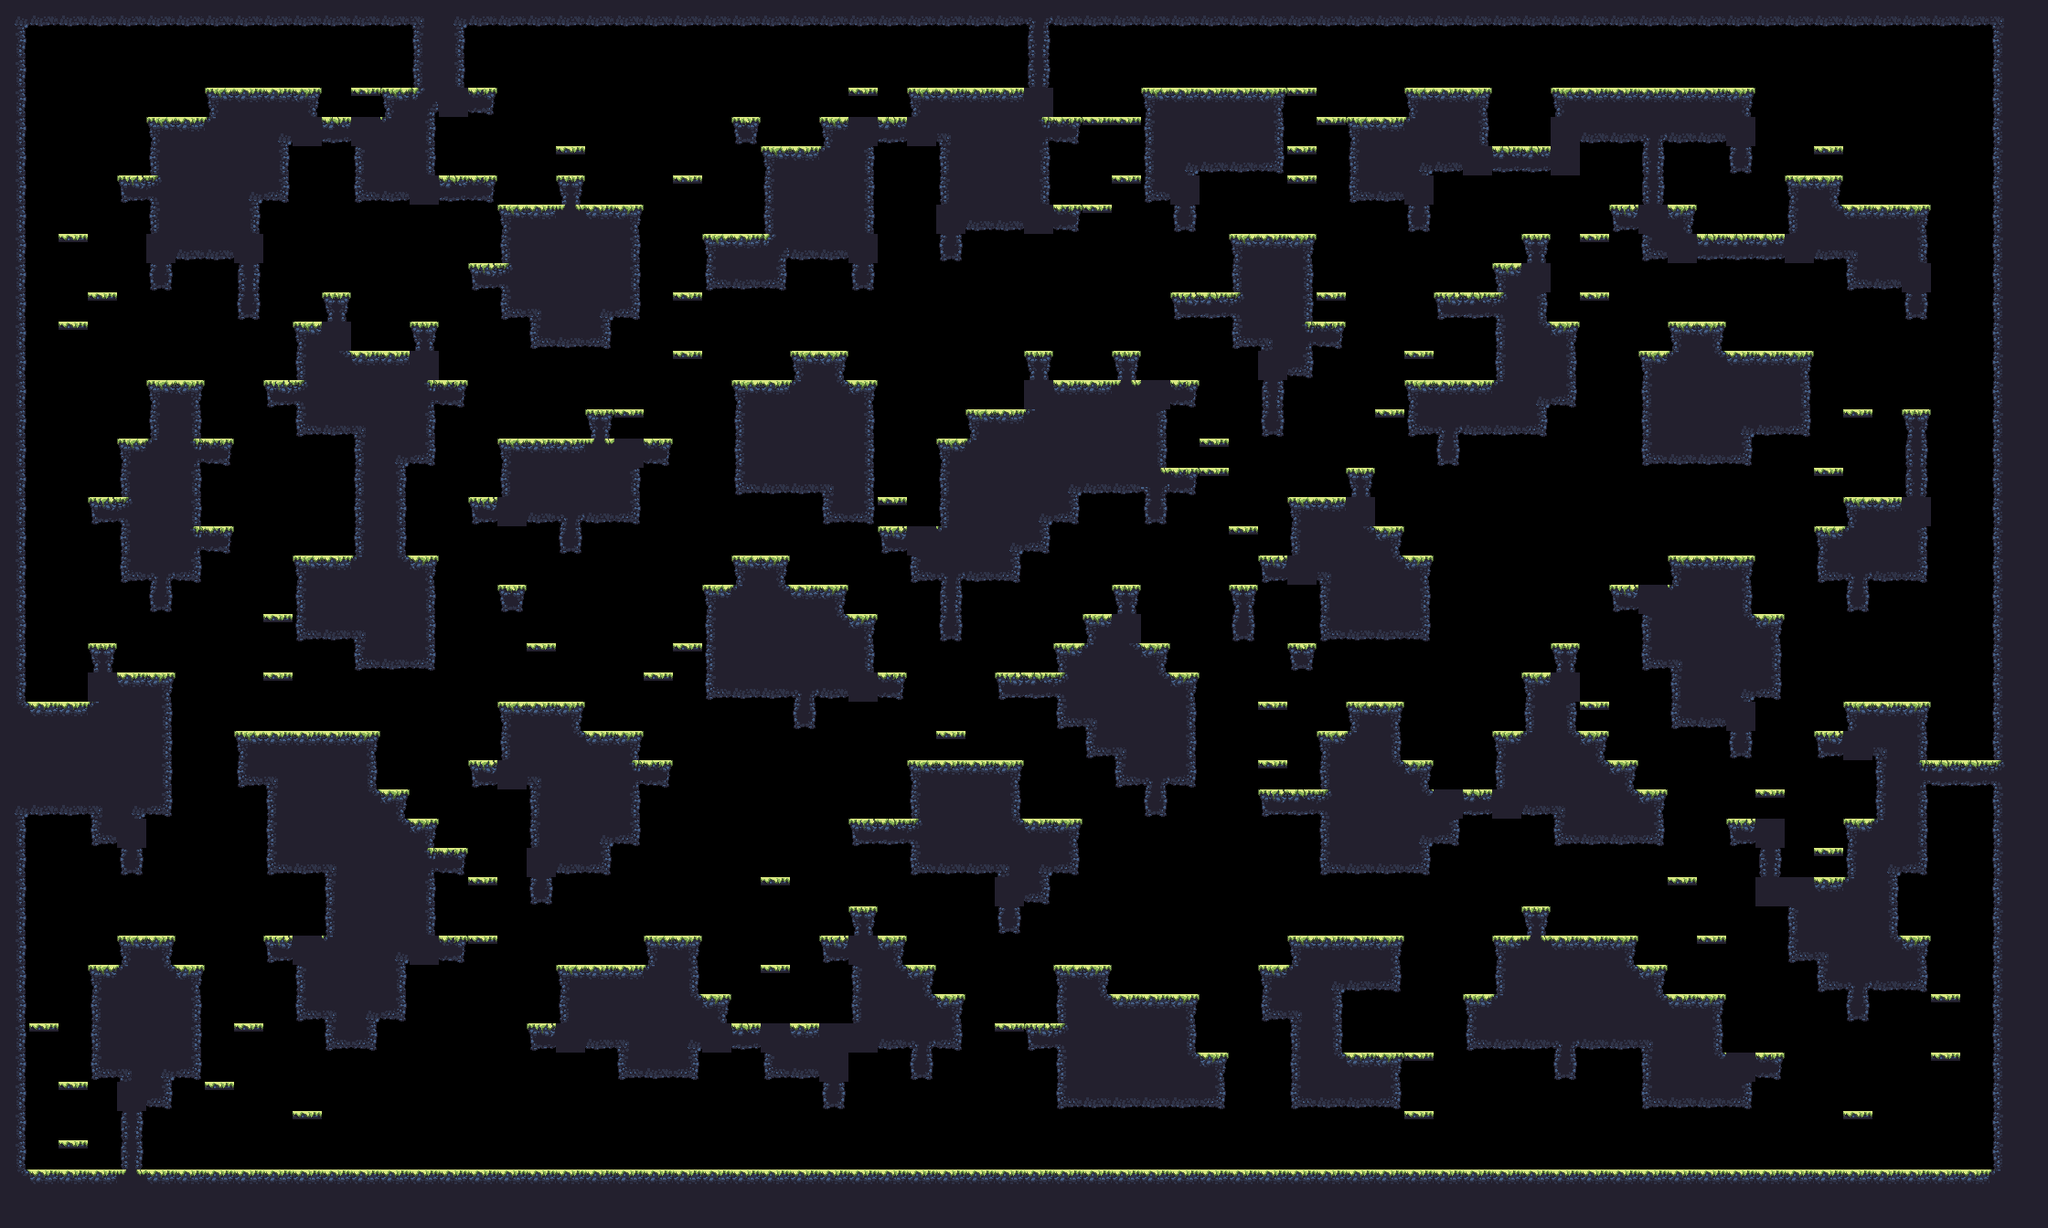

A 2D game scene composited from a Tiled map and its tileset images. What follows is a short description and the map's XML, with each tile layer's data collapsed to a summary:
An orthogonal 70x42 tile map with 32x32 px tiles, 1 tile layer (main) and 17 objects (9x spawn, spawnPlayer0, spawnCrown0, spawnPlayer1, spawnCrown1, ...).

<map compressionlevel="0" height="42" infinite="0" nextlayerid="3" nextobjectid="4" orientation="orthogonal" renderorder="right-down" tiledversion="1.3.2" tileheight="32" tilewidth="32" version="1.2" width="70">
 <tileset firstgid="1" source="forest_summer_tile_set.tsx" />
 <layer height="42" id="1" name="main" width="70">
  <data>[2940 cells, 1327 non-empty, 27 distinct tile ids]</data>
 </layer>
 <objectgroup><object id="1" name="spawnPlayer0" x="384" y="80.0" /><object id="2" name="spawnCrown0" x="384" y="80.0" /><object id="3" name="spawnPlayer1" x="2112" y="176.0" /><object id="4" name="spawnCrown1" x="2048" y="176.0" /><object id="5" name="spawnPlayer2" x="64" y="1232.0" /><object id="6" name="spawnCrown2" x="96" y="1232.0" /><object id="7" name="spawnPlayer3" x="2144" y="1232.0" /><object id="8" name="spawnCrown3" x="2080" y="1232.0" /><object id="9" name="spawn" x="576" y="720.0" /><object id="10" name="spawn" x="1984" y="1232.0" /><object id="11" name="spawn" x="2112" y="176.0" /><object id="12" name="spawn" x="2016" y="1232.0" /><object id="13" name="spawn" x="1216" y="592.0" /><object id="14" name="spawn" x="352" y="560.0" /><object id="15" name="spawn" x="1056" y="1232.0" /><object id="16" name="spawn" x="480" y="1232.0" /><object id="17" name="spawn" x="1952" y="1104.0" /></objectgroup></map>
